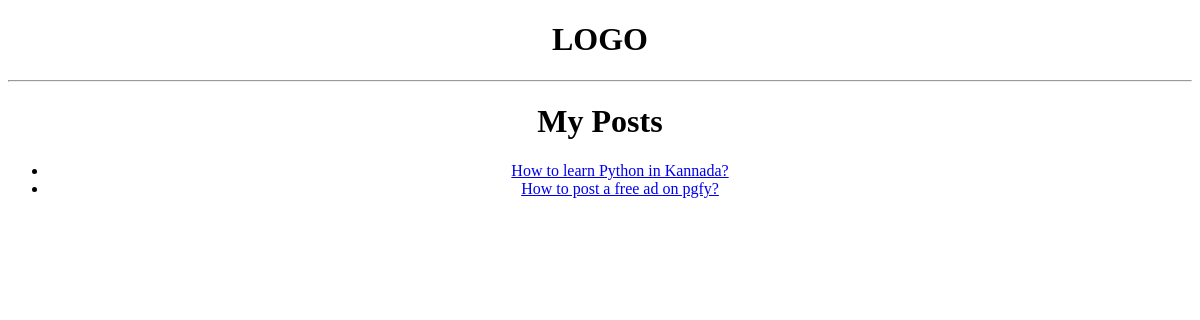
/posts/, run on an earlier commit of the app's database.
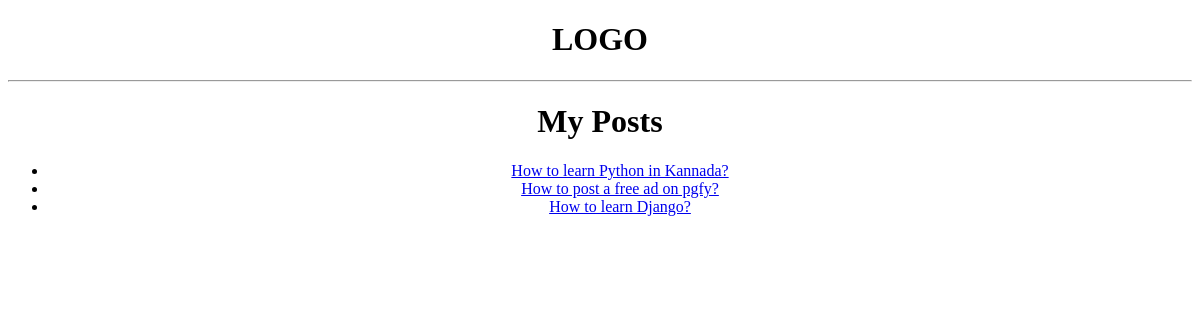
And on a later commit of the database.
### blog/models.py (models this page shows, shortened)
class Post(models.Model):
    title = models.CharField(max_length=255)
    slug = models.SlugField(default="", blank=True, null=False,db_index=True,unique=True)
    content = models.CharField(max_length=20000)
    author = models.ForeignKey(Author, on_delete=models.CASCADE, null = True)
    tags = models.ManyToManyField(Tags)
    excerpt = models.CharField(max_length=5000)
    date = models.DateTimeField(auto_now_add=True)

### blog/views.py (the view)
# urls.py: path("posts/",views.all_posts, name="all-posts-page"),
def all_posts(request):
    posts = Post.objects.all()
    return render(request, "blog/posts.html", {"posts":posts})

### blog/templates/blog/posts.html (shortened to what this page needs)
{% extends "base.html" %}
{% block content %}
    <h1>My Posts </h1>
    <ul>
        {% for post in posts %}
            <li><a href="{%url "single-post-page" post.slug %}">{{ post.title }}</a></li>
        {% endfor %}
    </ul>
{% endblock %}

### templates/base.html (shortened to what this page needs)
<!DOCTYPE html>
<html>
    <head>
    </head>
    <body>
        <center><h1>LOGO</h1><center>
        <hr></hr>
        {% block content %}{% endblock %}
    </body>
</html>

What changed in the data, as far as the page shows it:
added Post: title "How to learn Django?"
